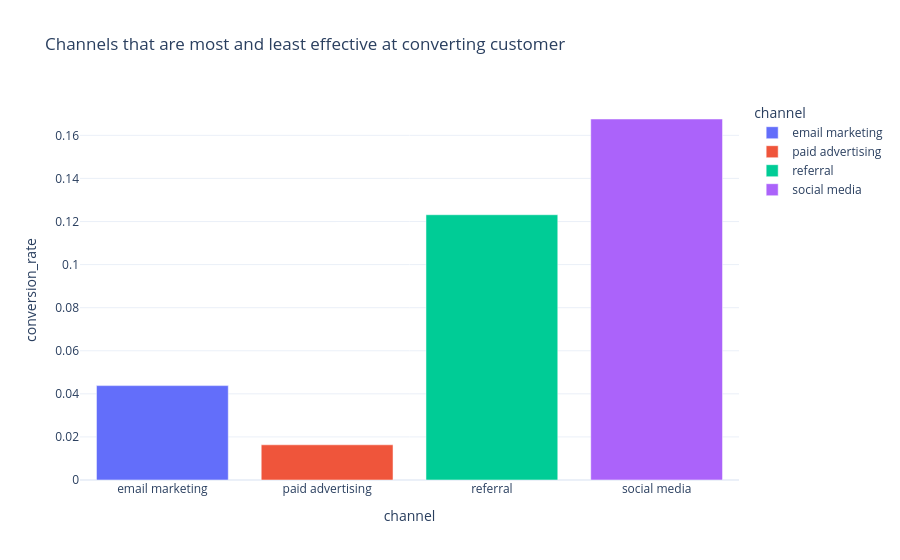

The notebook cell this image was saved under:
### Code cell
fig = px.bar(data_frame=convert_least_channel, x='channel', y='conversion_rate', title='Channels that are most and least effective at converting customer', height=500, color='channel')
fig.show()

### Figure 1 — Plotly figure (JSON) as saved in the notebook; plotly's stock layout.template omitted (floating-point values rounded to 4 significant figures)
{"data": [{"alignmentgroup": "True", "hovertemplate": "channel=%{x}<br>conversion_rate=%{y}<extra></extra>", "legendgroup": "email marketing", "marker": {"color": "#636efa", "pattern": {"shape": ""}}, "name": "email marketing", "offsetgroup": "email marketing", "orientation": "v", "showlegend": true, "textposition": "auto", "type": "bar", "x": ["email marketing"], "xaxis": "x", "y": [0.04382], "yaxis": "y"}, {"alignmentgroup": "True", "hovertemplate": "channel=%{x}<br>conversion_rate=%{y}<extra></extra>", "legendgroup": "paid advertising", "marker": {"color": "#EF553B", "pattern": {"shape": ""}}, "name": "paid advertising", "offsetgroup": "paid advertising", "orientation": "v", "showlegend": true, "textposition": "auto", "type": "bar", "x": ["paid advertising"], "xaxis": "x", "y": [0.01634], "yaxis": "y"}, {"alignmentgroup": "True", "hovertemplate": "channel=%{x}<br>conversion_rate=%{y}<extra></extra>", "legendgroup": "referral", "marker": {"color": "#00cc96", "pattern": {"shape": ""}}, "name": "referral", "offsetgroup": "referral", "orientation": "v", "showlegend": true, "textposition": "auto", "type": "bar", "x": ["referral"], "xaxis": "x", "y": [0.1231], "yaxis": "y"}, {"alignmentgroup": "True", "hovertemplate": "channel=%{x}<br>conversion_rate=%{y}<extra></extra>", "legendgroup": "social media", "marker": {"color": "#ab63fa", "pattern": {"shape": ""}}, "name": "social media", "offsetgroup": "social media", "orientation": "v", "showlegend": true, "textposition": "auto", "type": "bar", "x": ["social media"], "xaxis": "x", "y": [0.1676], "yaxis": "y"}], "layout": {"autosize": true, "barmode": "relative", "legend": {"title": {"text": "channel"}, "tracegroupgap": 0}, "title": {"text": "Channels that are most and least effective at converting customer"}, "xaxis": {"anchor": "y", "autorange": true, "categoryarray": ["email marketing", "paid advertising", "referral", "social media"], "categoryorder": "array", "domain": [0, 1], "range": [-0.5, 3.5], "title": {"text": "channel"}, "type": "category"}, "yaxis": {"anchor": "x", "autorange": true, "domain": [0, 1], "range": [0, 0.1764], "title": {"text": "conversion_rate"}, "type": "linear"}}}
